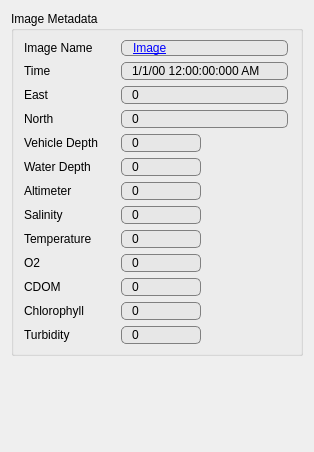
           <widget class="QWidget" name="scrollAreaWidgetContents_3">
            <property name="geometry">
             <rect>
              <x>0</x>
              <y>0</y>
              <width>314</width>
              <height>452</height>
             </rect>
            </property>
            <layout class="QVBoxLayout" name="verticalLayout_6">
             <item>
              <widget class="QGroupBox" name="groupBox_3">
               <property name="maximumSize">
                <size>
                 <width>16777215</width>
                 <height>16777215</height>
                </size>
               </property>
               <property name="title">
                <string>Image Metadata</string>
               </property>
               <layout class="QGridLayout" name="gridLayout_5">
                <item row="1" column="1">
                 <widget class="QDateTimeEdit" name="dateTimeEdit">
                  <property name="maximumSize">
                   <size>
                    <width>167</width>
                    <height>16777215</height>
                   </size>
                  </property>
                  <property name="styleSheet">
                   <string notr="true">border: 1px solid gray;
background: rgb(231, 231, 231);
border-radius: 5px;
padding: 0 8px;</string>
                  </property>
                  <property name="buttonSymbols">
                   <enum>QAbstractSpinBox::NoButtons</enum>
                  </property>
                  <property name="dateTime">
                   <datetime>
                    <hour>0</hour>
                    <minute>0</minute>
                    <second>0</second>
                    <year>2000</year>
                    <month>1</month>
                    <day>1</day>
                   </datetime>
                  </property>
                  <property name="displayFormat">
                   <string>M/d/yy h:mm:ss:zzz AP</string>
                  </property>
                 </widget>
                </item>
                <item row="3" column="1">
                 <widget class="QLineEdit" name="imagenorth">
                  <property name="maximumSize">
                   <size>
                    <width>167</width>
                    <height>16777215</height>
                   </size>
                  </property>
                  <property name="styleSheet">
                   <string notr="true">QLineEdit {
     border: 1px solid gray;
     border-radius: 5px;
     padding: 0 8px;
     background: rgb(231, 231, 231);
 }</string>
                  </property>
                  <property name="text">
                   <string>0</string>
                  </property>
                 </widget>
                </item>
                <item row="0" column="0">
                 <widget class="QLabel" name="label_22">
                  <property name="maximumSize">
                   <size>
                    <width>90</width>
                    <height>16777215</height>
                   </size>
                  </property>
                  <property name="font">
                   <font>
                    <stylestrategy>PreferDefault</stylestrategy>
                   </font>
                  </property>
                  <property name="layoutDirection">
                   <enum>Qt::LeftToRight</enum>
                  </property>
                  <property name="autoFillBackground">
                   <bool>false</bool>
                  </property>
                  <property name="text">
                   <string>Image Name</string>
                  </property>
                 </widget>
                </item>
                <item row="5" column="0">
                 <widget class="QLabel" name="Rolllabel">
                  <property name="maximumSize">
                   <size>
                    <width>90</width>
                    <height>16777215</height>
                   </size>
                  </property>
                  <property name="text">
                   <string>Water Depth</string>
                  </property>
                 </widget>
                </item>
                <item row="6" column="1">
                 <widget class="QLineEdit" name="altimeter">
                  <property name="maximumSize">
                   <size>
                    <width>80</width>
                    <height>16777215</height>
                   </size>
                  </property>
                  <property name="styleSheet">
                   <string notr="true">QLineEdit {
     border: 1px solid gray;
     border-radius: 5px;
     padding: 0 8px;
     background: rgb(231, 231, 231);
 }</string>
                  </property>
                  <property name="text">
                   <string>0</string>
                  </property>
                 </widget>
                </item>
                <item row="5" column="1">
                 <widget class="QLineEdit" name="waterdepth">
                  <property name="maximumSize">
                   <size>
                    <width>80</width>
                    <height>16777215</height>
                   </size>
                  </property>
                  <property name="styleSheet">
                   <string notr="true">QLineEdit {
     border: 1px solid gray;
     border-radius: 5px;
     padding: 0 8px;
     background: rgb(231, 231, 231);
 }</string>
                  </property>
                  <property name="text">
                   <string>0</string>
                  </property>
                 </widget>
                </item>
                <item row="9" column="0">
                 <widget class="QLabel" name="label_23">
                  <property name="maximumSize">
                   <size>
                    <width>90</width>
                    <height>16777215</height>
                   </size>
                  </property>
                  <property name="text">
                   <string>O2</string>
                  </property>
                 </widget>
                </item>
                <item row="8" column="0">
                 <widget class="QLabel" name="label_3">
                  <property name="maximumSize">
                   <size>
                    <width>90</width>
                    <height>16777215</height>
                   </size>
                  </property>
                  <property name="text">
                   <string>Temperature</string>
                  </property>
                 </widget>
                </item>
                <item row="4" column="0">
                 <widget class="QLabel" name="Depthlabel">
                  <property name="maximumSize">
                   <size>
                    <width>90</width>
                    <height>16777215</height>
                   </size>
                  </property>
                  <property name="text">
                   <string>Vehicle Depth</string>
                  </property>
                 </widget>
                </item>
                <item row="9" column="1">
                 <widget class="QLineEdit" name="O2">
                  <property name="maximumSize">
                   <size>
                    <width>80</width>
                    <height>16777215</height>
                   </size>
                  </property>
                  <property name="styleSheet">
                   <string notr="true">QLineEdit {
     border: 1px solid gray;
     border-radius: 5px;
     padding: 0 8px;
     background: rgb(231, 231, 231);
 }</string>
                  </property>
                  <property name="text">
                   <string>0</string>
                  </property>
                 </widget>
                </item>
                <item row="12" column="1">
                 <widget class="QLineEdit" name="turbidity">
                  <property name="maximumSize">
                   <size>
                    <width>80</width>
                    <height>16777215</height>
                   </size>
                  </property>
                  <property name="styleSheet">
                   <string notr="true">QLineEdit {
     border: 1px solid gray;
     border-radius: 5px;
     padding: 0 8px;
     background: rgb(231, 231, 231);
 }</string>
                  </property>
                  <property name="text">
                   <string>0</string>
                  </property>
                 </widget>
                </item>
                <item row="6" column="0">
                 <widget class="QLabel" name="Pitchlabel">
                  <property name="maximumSize">
                   <size>
                    <width>90</width>
                    <height>16777215</height>
                   </size>
                  </property>
                  <property name="text">
                   <string>Altimeter</string>
                  </property>
                 </widget>
                </item>
                <item row="11" column="1">
                 <widget class="QLineEdit" name="chlorophyll">
                  <property name="maximumSize">
                   <size>
                    <width>80</width>
                    <height>16777215</height>
                   </size>
                  </property>
                  <property name="styleSheet">
                   <string notr="true">QLineEdit {
     border: 1px solid gray;
     border-radius: 5px;
     padding: 0 8px;
     background: rgb(231, 231, 231);
 }</string>
                  </property>
                  <property name="text">
                   <string>0</string>
                  </property>
                 </widget>
                </item>
                <item row="0" column="1">
                 <widget class="QLabel" name="linklabel">
                  <property name="styleSheet">
                   <string notr="true">border: 1px solid gray;
border-radius: 5px;
padding: 0 8px;
background: rgb(231, 231, 231);</string>
                  </property>
                  <property name="text">
                   <string>&lt;html&gt;&lt;head/&gt;&lt;body&gt;&lt;p&gt;&lt;a href=&quot;http://www.google.com/&quot;&gt;&lt;span style=&quot; text-decoration: underline; color:#0000ff;&quot;&gt;Image&lt;/span&gt;&lt;/a&gt;&lt;/p&gt;&lt;/body&gt;&lt;/html&gt;</string>
                  </property>
                  <property name="textFormat">
                   <enum>Qt::RichText</enum>
                  </property>
                  <property name="openExternalLinks">
                   <bool>true</bool>
                  </property>
                  <property name="textInteractionFlags">
                   <set>Qt::TextBrowserInteraction</set>
                  </property>
                 </widget>
                </item>
                <item row="11" column="0">
                 <widget class="QLabel" name="label_25">
                  <property name="maximumSize">
                   <size>
                    <width>90</width>
                    <height>16777215</height>
                   </size>
                  </property>
                  <property name="text">
                   <string>Chlorophyll</string>
                  </property>
                 </widget>
                </item>
                <item row="2" column="1">
                 <widget class="QLineEdit" name="imageeast">
                  <property name="maximumSize">
                   <size>
                    <width>167</width>
                    <height>16777215</height>
                   </size>
                  </property>
                  <property name="styleSheet">
                   <string notr="true">QLineEdit {
     border: 1px solid gray;
     border-radius: 5px;
     padding: 0 8px;
     background: rgb(231, 231, 231);
 }</string>
                  </property>
                  <property name="text">
                   <string>0</string>
                  </property>
                 </widget>
                </item>
                <item row="10" column="1">
                 <widget class="QLineEdit" name="CDOM">
                  <property name="maximumSize">
                   <size>
                    <width>80</width>
                    <height>16777215</height>
                   </size>
                  </property>
                  <property name="styleSheet">
                   <string notr="true">QLineEdit {
     border: 1px solid gray;
     border-radius: 5px;
     padding: 0 8px;
     background: rgb(231, 231, 231);
 }</string>
                  </property>
                  <property name="text">
                   <string>0</string>
                  </property>
                 </widget>
                </item>
                <item row="3" column="0">
                 <widget class="QLabel" name="Latlabel">
                  <property name="maximumSize">
                   <size>
                    <width>90</width>
                    <height>16777215</height>
                   </size>
                  </property>
                  <property name="text">
                   <string>North</string>
                  </property>
                 </widget>
                </item>
                <item row="8" column="1">
                 <widget class="QLineEdit" name="temperature">
                  <property name="maximumSize">
                   <size>
                    <width>80</width>
                    <height>16777215</height>
                   </size>
                  </property>
                  <property name="styleSheet">
                   <string notr="true">QLineEdit {
     border: 1px solid gray;
     border-radius: 5px;
     padding: 0 8px;
     background: rgb(231, 231, 231);
 }</string>
                  </property>
                  <property name="text">
                   <string>0</string>
                  </property>
                 </widget>
                </item>
                <item row="4" column="1">
                 <widget class="QLineEdit" name="hbcdepth">
                  <property name="maximumSize">
                   <size>
                    <width>80</width>
                    <height>16777215</height>
                   </size>
                  </property>
                  <property name="styleSheet">
                   <string notr="true">QLineEdit {
     border: 1px solid gray;
     border-radius: 5px;
     padding: 0 8px;
     background: rgb(231, 231, 231);
 }</string>
                  </property>
                  <property name="text">
                   <string>0</string>
                  </property>
                 </widget>
                </item>
                <item row="1" column="0">
                 <widget class="QLabel" name="timelabel">
                  <property name="maximumSize">
                   <size>
                    <width>90</width>
                    <height>16777215</height>
                   </size>
                  </property>
                  <property name="text">
                   <string>Time</string>
                  </property>
                 </widget>
                </item>
                <item row="12" column="0">
                 <widget class="QLabel" name="label_26">
                  <property name="maximumSize">
                   <size>
                    <width>90</width>
                    <height>16777215</height>
                   </size>
                  </property>
                  <property name="text">
                   <string>Turbidity</string>
                  </property>
                 </widget>
                </item>
                <item row="10" column="0">
                 <widget class="QLabel" name="label_24">
                  <property name="maximumSize">
                   <size>
                    <width>90</width>
                    <height>16777215</height>
                   </size>
                  </property>
                  <property name="text">
                   <string>CDOM</string>
                  </property>
                 </widget>
                </item>
                <item row="2" column="0">
                 <widget class="QLabel" name="Lonlabel">
                  <property name="maximumSize">
                   <size>
                    <width>90</width>
                    <height>16777215</height>
                   </size>
                  </property>
                  <property name="text">
                   <string>East</string>
                  </property>
                 </widget>
                </item>
                <item row="7" column="1">
                 <widget class="QLineEdit" name="salinity">
                  <property name="maximumSize">
                   <size>
                    <width>80</width>
                    <height>16777215</height>
                   </size>
                  </property>
                  <property name="styleSheet">
                   <string notr="true">QLineEdit {
     border: 1px solid gray;
     border-radius: 5px;
     padding: 0 8px;
     background: rgb(231, 231, 231);
 }</string>
                  </property>
                  <property name="text">
                   <string>0</string>
                  </property>
                 </widget>
                </item>
                <item row="7" column="0">
                 <widget class="QLabel" name="Headinglabel">
                  <property name="maximumSize">
                   <size>
                    <width>90</width>
                    <height>16777215</height>
                   </size>
                  </property>
                  <property name="text">
                   <string>Salinity</string>
                  </property>
                 </widget>
                </item>
               </layout>
              </widget>
             </item>
             <item>
              <spacer name="verticalSpacer">
               <property name="orientation">
                <enum>Qt::Vertical</enum>
               </property>
               <property name="sizeHint" stdset="0">
                <size>
                 <width>20</width>
                 <height>40</height>
                </size>
               </property>
              </spacer>
             </item>
            </layout>
           </widget>
